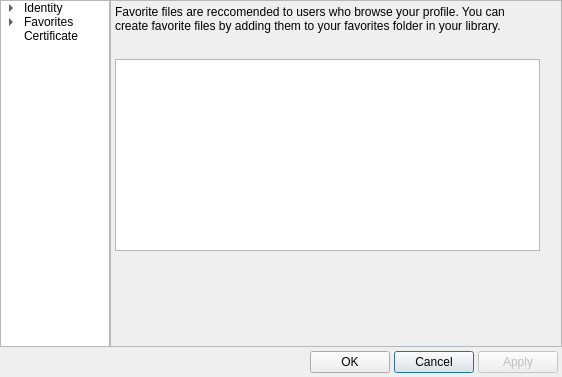
<?xml version="1.0" encoding="UTF-8"?>
<ui version="4.0">
 <class>CDialogProfile</class>
 <widget class="QDialog" name="DialogProfile">
  <property name="windowModality">
   <enum>Qt::ApplicationModal</enum>
  </property>
  <property name="geometry">
   <rect>
    <x>0</x>
    <y>0</y>
    <width>562</width>
    <height>377</height>
   </rect>
  </property>
  <property name="minimumSize">
   <size>
    <width>562</width>
    <height>377</height>
   </size>
  </property>
  <property name="windowTitle">
   <string>Edit Profile</string>
  </property>
  <property name="windowIcon">
   <iconset resource="../Resource.qrc">
    <normaloff>:/Resource/Chat/Chat.png</normaloff>:/Resource/Chat/Chat.png</iconset>
  </property>
  <property name="autoFillBackground">
   <bool>true</bool>
  </property>
  <property name="modal">
   <bool>true</bool>
  </property>
  <layout class="QGridLayout" name="gridLayout_2">
   <property name="margin">
    <number>0</number>
   </property>
   <property name="spacing">
    <number>0</number>
   </property>
   <item row="0" column="0">
    <widget class="QTreeWidget" name="treeWidgetProfileNavigation">
     <property name="sizePolicy">
      <sizepolicy hsizetype="Preferred" vsizetype="MinimumExpanding">
       <horstretch>0</horstretch>
       <verstretch>0</verstretch>
      </sizepolicy>
     </property>
     <property name="minimumSize">
      <size>
       <width>110</width>
       <height>0</height>
      </size>
     </property>
     <property name="maximumSize">
      <size>
       <width>110</width>
       <height>16777215</height>
      </size>
     </property>
     <attribute name="headerVisible">
      <bool>false</bool>
     </attribute>
     <column>
      <property name="text">
       <string>Profile</string>
      </property>
     </column>
     <item>
      <property name="text">
       <string>Identity</string>
      </property>
      <item>
       <property name="text">
        <string>Contact</string>
       </property>
      </item>
      <item>
       <property name="text">
        <string>Profile</string>
       </property>
      </item>
      <item>
       <property name="text">
        <string>Bio</string>
       </property>
      </item>
      <item>
       <property name="text">
        <string>Avatar</string>
       </property>
      </item>
     </item>
     <item>
      <property name="text">
       <string>Favorites</string>
      </property>
      <item>
       <property name="text">
        <string>Files</string>
       </property>
      </item>
     </item>
     <item>
      <property name="text">
       <string>Certificate</string>
      </property>
     </item>
    </widget>
   </item>
   <item row="1" column="0" colspan="3">
    <layout class="QGridLayout" name="gridLayoutFooter">
     <property name="margin">
      <number>4</number>
     </property>
     <property name="spacing">
      <number>4</number>
     </property>
     <item row="0" column="1">
      <widget class="QPushButton" name="pushButtonOK">
       <property name="text">
        <string>OK</string>
       </property>
      </widget>
     </item>
     <item row="0" column="2">
      <widget class="QPushButton" name="pushButtonCancel">
       <property name="text">
        <string>Cancel</string>
       </property>
       <property name="default">
        <bool>true</bool>
       </property>
      </widget>
     </item>
     <item row="0" column="3">
      <widget class="QPushButton" name="pushButtonApply">
       <property name="enabled">
        <bool>false</bool>
       </property>
       <property name="text">
        <string>Apply</string>
       </property>
      </widget>
     </item>
     <item row="0" column="0">
      <spacer name="horizontalSpacerFooter">
       <property name="orientation">
        <enum>Qt::Horizontal</enum>
       </property>
       <property name="sizeType">
        <enum>QSizePolicy::MinimumExpanding</enum>
       </property>
       <property name="sizeHint" stdset="0">
        <size>
         <width>40</width>
         <height>20</height>
        </size>
       </property>
      </spacer>
     </item>
    </layout>
   </item>
   <item row="0" column="1">
    <widget class="QScrollArea" name="scrollArea">
     <property name="widgetResizable">
      <bool>true</bool>
     </property>
     <widget class="QWidget" name="scrollAreaWidgetContents">
      <property name="geometry">
       <rect>
        <x>0</x>
        <y>0</y>
        <width>450</width>
        <height>344</height>
       </rect>
      </property>
      <layout class="QVBoxLayout" name="verticalLayout">
       <property name="spacing">
        <number>0</number>
       </property>
       <property name="margin">
        <number>0</number>
       </property>
       <item>
        <widget class="QStackedWidget" name="pagesProfile">
         <property name="sizePolicy">
          <sizepolicy hsizetype="Preferred" vsizetype="Preferred">
           <horstretch>0</horstretch>
           <verstretch>0</verstretch>
          </sizepolicy>
         </property>
         <property name="maximumSize">
          <size>
           <width>433</width>
           <height>16777215</height>
          </size>
         </property>
         <property name="currentIndex">
          <number>6</number>
         </property>
         <widget class="QWidget" name="pageIdentity">
          <layout class="QGridLayout" name="gridLayout_5">
           <property name="margin">
            <number>4</number>
           </property>
           <property name="spacing">
            <number>4</number>
           </property>
           <item row="0" column="1" colspan="3">
            <widget class="QGroupBox" name="groupBoxName">
             <property name="title">
              <string>Name</string>
             </property>
             <layout class="QGridLayout" name="gridLayout">
              <property name="margin">
               <number>2</number>
              </property>
              <property name="spacing">
               <number>2</number>
              </property>
              <item row="0" column="0">
               <widget class="QLabel" name="labelGnutellaScreenName">
                <property name="text">
                 <string>Gnutella Screen Name:</string>
                </property>
               </widget>
              </item>
              <item row="0" column="1">
               <widget class="QLineEdit" name="lineEditGnutellaSceenName"/>
              </item>
              <item row="1" column="0">
               <widget class="QLabel" name="labelNickname">
                <property name="text">
                 <string>Chat Nickname:</string>
                </property>
               </widget>
              </item>
              <item row="1" column="1">
               <widget class="QLineEdit" name="lineEditNickname"/>
              </item>
              <item row="2" column="0">
               <widget class="QLabel" name="labelAltNickname">
                <property name="text">
                 <string>Alternate Chat Nickname:</string>
                </property>
               </widget>
              </item>
              <item row="2" column="1">
               <widget class="QLineEdit" name="lineEditAltNickname"/>
              </item>
              <item row="3" column="0">
               <widget class="QLabel" name="labelUserName">
                <property name="text">
                 <string>Chat User Name:</string>
                </property>
               </widget>
              </item>
              <item row="3" column="1">
               <widget class="QLineEdit" name="lineEditUserName"/>
              </item>
              <item row="4" column="0">
               <widget class="QLabel" name="labelRealName">
                <property name="text">
                 <string>Real Name:</string>
                </property>
               </widget>
              </item>
              <item row="4" column="1">
               <widget class="QLineEdit" name="lineEditRealName"/>
              </item>
             </layout>
            </widget>
           </item>
           <item row="2" column="1">
            <layout class="QGridLayout" name="gridLayoutDetails">
             <item row="0" column="0">
              <widget class="QLabel" name="labelGender">
               <property name="text">
                <string>Gender</string>
               </property>
              </widget>
             </item>
             <item row="0" column="1">
              <widget class="QComboBox" name="comboBoxGender">
               <property name="sizePolicy">
                <sizepolicy hsizetype="MinimumExpanding" vsizetype="Fixed">
                 <horstretch>0</horstretch>
                 <verstretch>0</verstretch>
                </sizepolicy>
               </property>
               <item>
                <property name="text">
                 <string>Male</string>
                </property>
               </item>
               <item>
                <property name="text">
                 <string>Female</string>
                </property>
               </item>
              </widget>
             </item>
             <item row="1" column="0" colspan="2">
              <widget class="QSpinBox" name="spinBoxAge">
               <property name="prefix">
                <string>Age: </string>
               </property>
               <property name="minimum">
                <number>1</number>
               </property>
               <property name="maximum">
                <number>109</number>
               </property>
               <property name="value">
                <number>18</number>
               </property>
              </widget>
             </item>
             <item row="2" column="0" colspan="2">
              <widget class="QCheckBox" name="checkBoxAllowBrowse">
               <property name="text">
                <string>Allow Others To Browse My User Profile</string>
               </property>
              </widget>
             </item>
            </layout>
           </item>
           <item row="2" column="2">
            <spacer name="horizontalSpacerIdentity">
             <property name="orientation">
              <enum>Qt::Horizontal</enum>
             </property>
             <property name="sizeHint" stdset="0">
              <size>
               <width>0</width>
               <height>20</height>
              </size>
             </property>
            </spacer>
           </item>
           <item row="1" column="1" colspan="3">
            <widget class="QGroupBox" name="groupBox">
             <property name="title">
              <string>Nick Serv</string>
             </property>
             <layout class="QGridLayout" name="gridLayout_10">
              <item row="0" column="0" colspan="2">
               <widget class="QCheckBox" name="checkBoxNickRegistered">
                <property name="text">
                 <string>My Chat Nickname Is Registered</string>
                </property>
               </widget>
              </item>
              <item row="1" column="0">
               <widget class="QLabel" name="label">
                <property name="text">
                 <string>Registration Password</string>
                </property>
               </widget>
              </item>
              <item row="1" column="1">
               <widget class="QLineEdit" name="lineEditNickServPassword">
                <property name="echoMode">
                 <enum>QLineEdit::Password</enum>
                </property>
               </widget>
              </item>
             </layout>
            </widget>
           </item>
          </layout>
         </widget>
         <widget class="QWidget" name="pageContact">
          <layout class="QGridLayout" name="gridLayout_8">
           <property name="margin">
            <number>4</number>
           </property>
           <property name="spacing">
            <number>4</number>
           </property>
           <item row="0" column="0">
            <widget class="QGroupBox" name="groupBoxEmail">
             <property name="maximumSize">
              <size>
               <width>400</width>
               <height>16777215</height>
              </size>
             </property>
             <property name="title">
              <string>EMail Address</string>
             </property>
             <layout class="QGridLayout" name="gridLayout_4">
              <property name="margin">
               <number>2</number>
              </property>
              <property name="spacing">
               <number>0</number>
              </property>
              <item row="0" column="0">
               <widget class="QLineEdit" name="lineEditEmail"/>
              </item>
             </layout>
            </widget>
           </item>
           <item row="1" column="0">
            <widget class="QGroupBox" name="groupBoxMessaging">
             <property name="sizePolicy">
              <sizepolicy hsizetype="Preferred" vsizetype="MinimumExpanding">
               <horstretch>0</horstretch>
               <verstretch>0</verstretch>
              </sizepolicy>
             </property>
             <property name="maximumSize">
              <size>
               <width>400</width>
               <height>16777215</height>
              </size>
             </property>
             <property name="title">
              <string>Instant Messaging/ Social Networking</string>
             </property>
             <layout class="QGridLayout" name="gridLayout_3">
              <property name="margin">
               <number>2</number>
              </property>
              <property name="spacing">
               <number>2</number>
              </property>
              <item row="0" column="0">
               <widget class="QLabel" name="labelMSN">
                <property name="text">
                 <string>MSN/.NET Passport:</string>
                </property>
               </widget>
              </item>
              <item row="0" column="1">
               <widget class="QLineEdit" name="lineEditMSN"/>
              </item>
              <item row="1" column="0">
               <widget class="QLabel" name="labelYahoo">
                <property name="text">
                 <string>Yahoo ID:</string>
                </property>
               </widget>
              </item>
              <item row="1" column="1">
               <widget class="QLineEdit" name="lineEditYahoo"/>
              </item>
              <item row="2" column="0">
               <widget class="QLabel" name="labelICQ">
                <property name="text">
                 <string>ICQ UIN:</string>
                </property>
               </widget>
              </item>
              <item row="2" column="1">
               <widget class="QLineEdit" name="lineEditICQ"/>
              </item>
              <item row="3" column="0">
               <widget class="QLabel" name="labelAOL">
                <property name="text">
                 <string>AOL Screen Name:</string>
                </property>
               </widget>
              </item>
              <item row="3" column="1">
               <widget class="QLineEdit" name="lineEditAOL"/>
              </item>
              <item row="4" column="0">
               <widget class="QLabel" name="labelJabber">
                <property name="text">
                 <string>Jabber ID:</string>
                </property>
               </widget>
              </item>
              <item row="4" column="1">
               <widget class="QLineEdit" name="lineEditJabber"/>
              </item>
              <item row="5" column="0">
               <widget class="QLabel" name="labelMySpace">
                <property name="text">
                 <string>MySpace Profile:</string>
                </property>
               </widget>
              </item>
              <item row="5" column="1">
               <widget class="QLineEdit" name="lineEditMySpace"/>
              </item>
             </layout>
            </widget>
           </item>
           <item row="2" column="0">
            <spacer name="verticalSpacer_6">
             <property name="orientation">
              <enum>Qt::Vertical</enum>
             </property>
             <property name="sizeHint" stdset="0">
              <size>
               <width>20</width>
               <height>40</height>
              </size>
             </property>
            </spacer>
           </item>
          </layout>
         </widget>
         <widget class="QWidget" name="pageProfile">
          <layout class="QGridLayout" name="gridLayout_15">
           <property name="margin">
            <number>4</number>
           </property>
           <property name="spacing">
            <number>4</number>
           </property>
           <item row="0" column="2">
            <widget class="QGroupBox" name="groupBoxMapping">
             <property name="title">
              <string>Mapping</string>
             </property>
             <layout class="QGridLayout" name="gridLayout_7">
              <property name="margin">
               <number>2</number>
              </property>
              <property name="spacing">
               <number>2</number>
              </property>
              <item row="0" column="0">
               <widget class="QLabel" name="labelLatitude">
                <property name="text">
                 <string>Latitude</string>
                </property>
               </widget>
              </item>
              <item row="2" column="0">
               <widget class="QLabel" name="labelLongitude">
                <property name="text">
                 <string>Longitude</string>
                </property>
               </widget>
              </item>
              <item row="0" column="1">
               <widget class="QLineEdit" name="lineEditLatitude"/>
              </item>
              <item row="2" column="1">
               <widget class="QLineEdit" name="lineEditLonitude"/>
              </item>
              <item row="3" column="0">
               <spacer name="verticalSpacer">
                <property name="orientation">
                 <enum>Qt::Vertical</enum>
                </property>
                <property name="sizeHint" stdset="0">
                 <size>
                  <width>20</width>
                  <height>0</height>
                 </size>
                </property>
               </spacer>
              </item>
             </layout>
            </widget>
           </item>
           <item row="1" column="0" colspan="3">
            <widget class="QGroupBox" name="groupBoxInterests">
             <property name="title">
              <string>Interests</string>
             </property>
             <layout class="QGridLayout" name="gridLayout_14">
              <property name="leftMargin">
               <number>2</number>
              </property>
              <property name="topMargin">
               <number>0</number>
              </property>
              <property name="rightMargin">
               <number>0</number>
              </property>
              <property name="bottomMargin">
               <number>0</number>
              </property>
              <property name="spacing">
               <number>0</number>
              </property>
              <item row="0" column="0">
               <widget class="QLineEdit" name="lineEditInterest">
                <property name="sizePolicy">
                 <sizepolicy hsizetype="MinimumExpanding" vsizetype="Fixed">
                  <horstretch>0</horstretch>
                  <verstretch>0</verstretch>
                 </sizepolicy>
                </property>
               </widget>
              </item>
              <item row="0" column="1" rowspan="2">
               <layout class="QGridLayout" name="gridLayoutInterests">
                <item row="0" column="0">
                 <widget class="QPushButton" name="pushButtonInterestsAdd">
                  <property name="enabled">
                   <bool>false</bool>
                  </property>
                  <property name="sizePolicy">
                   <sizepolicy hsizetype="Preferred" vsizetype="Fixed">
                    <horstretch>0</horstretch>
                    <verstretch>0</verstretch>
                   </sizepolicy>
                  </property>
                  <property name="text">
                   <string>Add &gt;</string>
                  </property>
                 </widget>
                </item>
                <item row="1" column="0">
                 <widget class="QPushButton" name="pushButtonInterestsRemove">
                  <property name="sizePolicy">
                   <sizepolicy hsizetype="Preferred" vsizetype="Fixed">
                    <horstretch>0</horstretch>
                    <verstretch>0</verstretch>
                   </sizepolicy>
                  </property>
                  <property name="text">
                   <string>&lt; Remove</string>
                  </property>
                 </widget>
                </item>
               </layout>
              </item>
              <item row="0" column="2" rowspan="2">
               <widget class="QListWidget" name="listWidgetInterests">
                <property name="sizePolicy">
                 <sizepolicy hsizetype="MinimumExpanding" vsizetype="Expanding">
                  <horstretch>0</horstretch>
                  <verstretch>0</verstretch>
                 </sizepolicy>
                </property>
                <property name="sortingEnabled">
                 <bool>true</bool>
                </property>
               </widget>
              </item>
              <item row="1" column="0">
               <widget class="QListWidget" name="listWidgetRemoved">
                <property name="sizePolicy">
                 <sizepolicy hsizetype="MinimumExpanding" vsizetype="Expanding">
                  <horstretch>0</horstretch>
                  <verstretch>0</verstretch>
                 </sizepolicy>
                </property>
                <property name="sortingEnabled">
                 <bool>true</bool>
                </property>
               </widget>
              </item>
             </layout>
            </widget>
           </item>
           <item row="0" column="1">
            <widget class="QGroupBox" name="groupBoxLocation">
             <property name="title">
              <string>Location</string>
             </property>
             <layout class="QGridLayout" name="gridLayout_6">
              <property name="margin">
               <number>2</number>
              </property>
              <property name="spacing">
               <number>2</number>
              </property>
              <item row="0" column="0">
               <widget class="QLabel" name="labelCountry">
                <property name="text">
                 <string>Country</string>
                </property>
               </widget>
              </item>
              <item row="2" column="0">
               <widget class="QLabel" name="labelCity">
                <property name="text">
                 <string>City</string>
                </property>
               </widget>
              </item>
              <item row="0" column="1" colspan="2">
               <widget class="QLineEdit" name="lineEditCountry"/>
              </item>
              <item row="2" column="1">
               <widget class="QLineEdit" name="lineEditCity"/>
              </item>
              <item row="1" column="0">
               <widget class="QLabel" name="labelStateProvince">
                <property name="text">
                 <string>State/Province</string>
                </property>
               </widget>
              </item>
              <item row="1" column="1">
               <widget class="QLineEdit" name="lineEditStateProvince"/>
              </item>
              <item row="3" column="0">
               <spacer name="verticalSpacer_2">
                <property name="orientation">
                 <enum>Qt::Vertical</enum>
                </property>
                <property name="sizeHint" stdset="0">
                 <size>
                  <width>20</width>
                  <height>0</height>
                 </size>
                </property>
               </spacer>
              </item>
             </layout>
            </widget>
           </item>
          </layout>
         </widget>
         <widget class="QWidget" name="pageBio">
          <layout class="QGridLayout" name="gridLayout_16">
           <property name="margin">
            <number>4</number>
           </property>
           <property name="spacing">
            <number>4</number>
           </property>
           <item row="0" column="0">
            <widget class="QLabel" name="labelBio">
             <property name="text">
              <string>Bio</string>
             </property>
            </widget>
           </item>
           <item row="1" column="0">
            <widget class="QPlainTextEdit" name="plainTextEditBio">
             <property name="minimumSize">
              <size>
               <width>0</width>
               <height>0</height>
              </size>
             </property>
             <property name="maximumSize">
              <size>
               <width>16777215</width>
               <height>200</height>
              </size>
             </property>
            </widget>
           </item>
           <item row="2" column="0">
            <spacer name="verticalSpacer_5">
             <property name="orientation">
              <enum>Qt::Vertical</enum>
             </property>
             <property name="sizeHint" stdset="0">
              <size>
               <width>20</width>
               <height>40</height>
              </size>
             </property>
            </spacer>
           </item>
          </layout>
         </widget>
         <widget class="QWidget" name="pageAvatar">
          <layout class="QGridLayout" name="gridLayout_18">
           <property name="margin">
            <number>4</number>
           </property>
           <property name="spacing">
            <number>4</number>
           </property>
           <item row="4" column="0">
            <spacer name="verticalSpacerAvatar">
             <property name="orientation">
              <enum>Qt::Vertical</enum>
             </property>
             <property name="sizeHint" stdset="0">
              <size>
               <width>20</width>
               <height>53</height>
              </size>
             </property>
            </spacer>
           </item>
           <item row="2" column="0">
            <layout class="QGridLayout" name="gridLayoutAvatarControls">
             <item row="0" column="0">
              <widget class="QPushButton" name="pushButtonAvatarAdd">
               <property name="text">
                <string>Add</string>
               </property>
              </widget>
             </item>
             <item row="0" column="1">
              <widget class="QPushButton" name="pushButtonRemove">
               <property name="text">
                <string>Remove</string>
               </property>
              </widget>
             </item>
             <item row="0" column="2">
              <spacer name="horizontalSpacer">
               <property name="orientation">
                <enum>Qt::Horizontal</enum>
               </property>
               <property name="sizeHint" stdset="0">
                <size>
                 <width>40</width>
                 <height>20</height>
                </size>
               </property>
              </spacer>
             </item>
            </layout>
           </item>
           <item row="1" column="0">
            <widget class="QGroupBox" name="groupBoxAvatarPreview">
             <property name="minimumSize">
              <size>
               <width>0</width>
               <height>0</height>
              </size>
             </property>
             <property name="title">
              <string>Avatar Preview</string>
             </property>
             <property name="alignment">
              <set>Qt::AlignLeading|Qt::AlignLeft|Qt::AlignVCenter</set>
             </property>
             <layout class="QGridLayout" name="gridLayout_19">
              <property name="margin">
               <number>2</number>
              </property>
              <property name="spacing">
               <number>0</number>
              </property>
              <item row="2" column="0" colspan="3">
               <widget class="QLabel" name="labelAvatarExplain">
                <property name="text">
                 <string>Other users browsing your profile and shared files will see your avatar. Custom avatars should be 128x128 pixels, and can be any supported image type on your PC.</string>
                </property>
                <property name="alignment">
                 <set>Qt::AlignLeading|Qt::AlignLeft|Qt::AlignTop</set>
                </property>
                <property name="wordWrap">
                 <bool>true</bool>
                </property>
               </widget>
              </item>
              <item row="1" column="1">
               <widget class="QLabel" name="labelAvatarPreview">
                <property name="sizePolicy">
                 <sizepolicy hsizetype="Preferred" vsizetype="Preferred">
                  <horstretch>0</horstretch>
                  <verstretch>0</verstretch>
                 </sizepolicy>
                </property>
                <property name="minimumSize">
                 <size>
                  <width>128</width>
                  <height>128</height>
                 </size>
                </property>
                <property name="maximumSize">
                 <size>
                  <width>128</width>
                  <height>128</height>
                 </size>
                </property>
                <property name="frameShape">
                 <enum>QFrame::StyledPanel</enum>
                </property>
                <property name="frameShadow">
                 <enum>QFrame::Sunken</enum>
                </property>
                <property name="text">
                 <string/>
                </property>
                <property name="scaledContents">
                 <bool>true</bool>
                </property>
                <property name="alignment">
                 <set>Qt::AlignLeading|Qt::AlignLeft|Qt::AlignVCenter</set>
                </property>
               </widget>
              </item>
              <item row="1" column="0">
               <spacer name="horizontalSpacer_3">
                <property name="orientation">
                 <enum>Qt::Horizontal</enum>
                </property>
                <property name="sizeHint" stdset="0">
                 <size>
                  <width>40</width>
                  <height>20</height>
                 </size>
                </property>
               </spacer>
              </item>
              <item row="1" column="2">
               <spacer name="horizontalSpacer_4">
                <property name="orientation">
                 <enum>Qt::Horizontal</enum>
                </property>
                <property name="sizeHint" stdset="0">
                 <size>
                  <width>40</width>
                  <height>20</height>
                 </size>
                </property>
               </spacer>
              </item>
             </layout>
            </widget>
           </item>
           <item row="1" column="1">
            <spacer name="horizontalSpacer_2">
             <property name="orientation">
              <enum>Qt::Horizontal</enum>
             </property>
             <property name="sizeHint" stdset="0">
              <size>
               <width>40</width>
               <height>20</height>
              </size>
             </property>
            </spacer>
           </item>
          </layout>
         </widget>
         <widget class="QWidget" name="pageFavorites">
          <layout class="QGridLayout" name="gridLayout_21">
           <property name="margin">
            <number>4</number>
           </property>
           <property name="spacing">
            <number>4</number>
           </property>
           <item row="0" column="0">
            <widget class="QTreeWidget" name="treeWidgetFavorites">
             <property name="maximumSize">
              <size>
               <width>16777215</width>
               <height>170</height>
              </size>
             </property>
             <property name="rootIsDecorated">
              <bool>false</bool>
             </property>
             <property name="itemsExpandable">
              <bool>false</bool>
             </property>
             <property name="sortingEnabled">
              <bool>true</bool>
             </property>
             <column>
              <property name="text">
               <string>Website</string>
              </property>
             </column>
             <column>
              <property name="text">
               <string>Address</string>
              </property>
             </column>
            </widget>
           </item>
           <item row="1" column="0">
            <layout class="QGridLayout" name="gridLayoutFavorite">
             <item row="0" column="0">
              <widget class="QLabel" name="labelWebsite">
               <property name="text">
                <string>Website</string>
               </property>
              </widget>
             </item>
             <item row="1" column="0">
              <widget class="QLabel" name="labelAddress">
               <property name="text">
                <string>Address</string>
               </property>
              </widget>
             </item>
             <item row="0" column="1" colspan="2">
              <widget class="QLineEdit" name="lineEditWebsite">
               <property name="maximumSize">
                <size>
                 <width>315</width>
                 <height>16777215</height>
                </size>
               </property>
              </widget>
             </item>
             <item row="1" column="1" colspan="2">
              <widget class="QLineEdit" name="lineEditAddress">
               <property name="maximumSize">
                <size>
                 <width>315</width>
                 <height>16777215</height>
                </size>
               </property>
              </widget>
             </item>
             <item row="2" column="0">
              <widget class="QPushButton" name="pushButtonNewWebsite">
               <property name="text">
                <string>New</string>
               </property>
              </widget>
             </item>
             <item row="2" column="1">
              <widget class="QPushButton" name="pushButtonRemoveWebsite">
               <property name="text">
                <string>Remove</string>
               </property>
              </widget>
             </item>
             <item row="2" column="2">
              <spacer name="horizontalSpacerFavorite">
               <property name="orientation">
                <enum>Qt::Horizontal</enum>
               </property>
               <property name="sizeHint" stdset="0">
                <size>
                 <width>40</width>
                 <height>20</height>
                </size>
               </property>
              </spacer>
             </item>
            </layout>
           </item>
           <item row="2" column="0">
            <spacer name="verticalSpacer_4">
             <property name="orientation">
              <enum>Qt::Vertical</enum>
             </property>
             <property name="sizeHint" stdset="0">
              <size>
               <width>20</width>
               <height>40</height>
              </size>
             </property>
            </spacer>
           </item>
          </layout>
         </widget>
         <widget class="QWidget" name="pageFavoriteFiles">
          <layout class="QGridLayout" name="gridLayout_22">
           <property name="margin">
            <number>4</number>
           </property>
           <property name="spacing">
            <number>4</number>
           </property>
           <item row="1" column="0">
            <widget class="QLabel" name="labelFavoriteFiles">
             <property name="minimumSize">
              <size>
               <width>0</width>
               <height>50</height>
              </size>
             </property>
             <property name="text">
              <string>Favorite files are reccomended to users who browse your profile. You can create favorite files by adding them to your favorites folder in your library.</string>
             </property>
             <property name="alignment">
              <set>Qt::AlignLeading|Qt::AlignLeft|Qt::AlignTop</set>
             </property>
             <property name="wordWrap">
              <bool>true</bool>
             </property>
            </widget>
           </item>
           <item row="2" column="0">
            <widget class="QListWidget" name="listWidgetFavoriteFiles">
             <property name="sizePolicy">
              <sizepolicy hsizetype="Expanding" vsizetype="Preferred">
               <horstretch>0</horstretch>
               <verstretch>0</verstretch>
              </sizepolicy>
             </property>
             <property name="maximumSize">
              <size>
               <width>16777215</width>
               <height>200</height>
              </size>
             </property>
            </widget>
           </item>
           <item row="3" column="0">
            <spacer name="verticalSpacer_3">
             <property name="orientation">
              <enum>Qt::Vertical</enum>
             </property>
             <property name="sizeHint" stdset="0">
              <size>
               <width>20</width>
               <height>40</height>
              </size>
             </property>
            </spacer>
           </item>
          </layout>
         </widget>
         <widget class="QWidget" name="pageCertificate">
          <layout class="QGridLayout" name="gridLayout_26">
           <property name="margin">
            <number>4</number>
           </property>
           <property name="spacing">
            <number>4</number>
           </property>
           <item row="1" column="0">
            <widget class="QGroupBox" name="groupBoxGUID">
             <property name="title">
              <string>Globally Unique Identification Certificate</string>
             </property>
             <layout class="QGridLayout" name="gridLayout_9">
              <property name="margin">
               <number>2</number>
              </property>
              <property name="spacing">
               <number>2</number>
              </property>
              <item row="0" column="1">
               <widget class="QLabel" name="labelGUIDHeader">
                <property name="text">
                 <string>GUID</string>
                </property>
                <property name="alignment">
                 <set>Qt::AlignCenter</set>
                </property>
               </widget>
              </item>
              <item row="2" column="0">
               <spacer name="horizontalSpacerLeftGUID">
                <property name="orientation">
                 <enum>Qt::Horizontal</enum>
                </property>
                <property name="sizeHint" stdset="0">
                 <size>
                  <width>151</width>
                  <height>20</height>
                 </size>
                </property>
               </spacer>
              </item>
              <item row="2" column="1">
               <widget class="QPushButton" name="pushButtonGenerateNewGUID">
                <property name="text">
                 <string>Generate New</string>
                </property>
               </widget>
              </item>
              <item row="2" column="2">
               <spacer name="horizontalSpacerRightGUID">
                <property name="orientation">
                 <enum>Qt::Horizontal</enum>
                </property>
                <property name="sizeHint" stdset="0">
                 <size>
                  <width>150</width>
                  <height>20</height>
                 </size>
                </property>
               </spacer>
              </item>
              <item row="1" column="0" colspan="3">
               <widget class="QLabel" name="labelGUID">
                <property name="minimumSize">
                 <size>
                  <width>0</width>
                  <height>20</height>
                 </size>
                </property>
                <property name="frameShape">
                 <enum>QFrame::StyledPanel</enum>
                </property>
                <property name="frameShadow">
                 <enum>QFrame::Sunken</enum>
                </property>
                <property name="text">
                 <string/>
                </property>
                <property name="alignment">
                 <set>Qt::AlignCenter</set>
                </property>
                <property name="textInteractionFlags">
                 <set>Qt::NoTextInteraction</set>
                </property>
               </widget>
              </item>
             </layout>
            </widget>
           </item>
           <item row="2" column="0">
            <spacer name="verticalSpacerBottomGUID">
             <property name="orientation">
              <enum>Qt::Vertical</enum>
             </property>
             <property name="sizeHint" stdset="0">
              <size>
               <width>20</width>
               <height>40</height>
              </size>
             </property>
            </spacer>
           </item>
           <item row="0" column="0">
            <spacer name="verticalSpacerTopGUID">
             <property name="orientation">
              <enum>Qt::Vertical</enum>
             </property>
             <property name="sizeHint" stdset="0">
              <size>
               <width>20</width>
               <height>40</height>
              </size>
             </property>
            </spacer>
           </item>
          </layout>
         </widget>
        </widget>
       </item>
      </layout>
     </widget>
    </widget>
   </item>
  </layout>
 </widget>
 <resources>
  <include location="../Resource.qrc"/>
 </resources>
 <connections/>
</ui>
